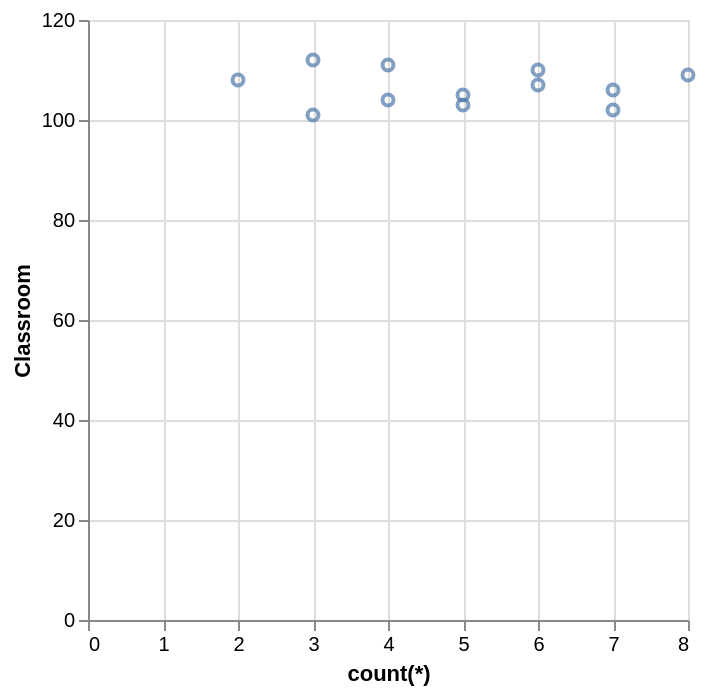

Vega-Lite specification stored for this chart:
### Vega-Lite specification from a JSON file in a GitHub repository (floating-point values rounded to 4 significant figures)
{"data": {"values": [{"x_data": 3, "y_data": 101}, {"x_data": 7, "y_data": 102}, {"x_data": 5, "y_data": 103}, {"x_data": 4, "y_data": 104}, {"x_data": 5, "y_data": 105}, {"x_data": 7, "y_data": 106}, {"x_data": 6, "y_data": 107}, {"x_data": 2, "y_data": 108}, {"x_data": 8, "y_data": 109}, {"x_data": 6, "y_data": 110}, {"x_data": 4, "y_data": 111}, {"x_data": 3, "y_data": 112}]}, "mark": "point", "encoding": {"x": {"field": "x_data", "type": "quantitative", "title": "count(*)"}, "y": {"field": "y_data", "type": "quantitative", "title": "Classroom"}}}
